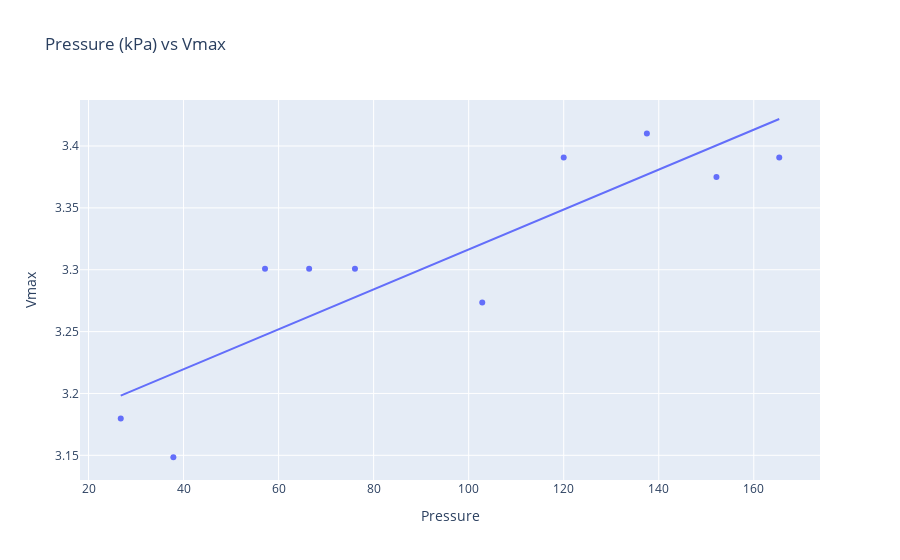

Notebook cell for this chart:
### Code cell
weights = np.array([])
vmaxs = np.array([])
vmins = np.array([])
for i in range(10):
    file_ID = f'{i+1:02d}'
    file_name = f'wave{file_ID}'
    signal = np.fromfile(file_path_raw(file_name), dtype=np.int16, offset=8)
    signal_V = DAC(signal, resolution, Vref)
    savgoled = sp.signal.savgol_filter(signal_V, window, poly_order)
    avg_rate_of_change = np.convolve(savgoled, np.concatenate([np.array([-1]), np.zeros((window_avg-2)), np.array([1])])/window_avg, mode='valid')
    avg_2nd_derivative = np.convolve(avg_rate_of_change , np.concatenate([np.array([-1]), np.zeros((window_avg-2)), np.array([1])])/window_avg, mode='valid')
    stable_signal = savgoled[:len(avg_2nd_derivative)][np.abs(avg_2nd_derivative) < 0.0001]
    print('Weight = ', meta_dict[file_ID]['mass'])
    weights = np.append(weights, meta_dict[file_ID]['mass'])
    print('Vmax = ', max(stable_signal))
    vmaxs = np.append(vmaxs, max(stable_signal))
    print('Vmin = ', min(stable_signal))
    vmins = np.append(vmins, min(stable_signal))

pressure = weights/block_area *1e-3 # kPa

df = pd.DataFrame({
    'Pressure': pressure,
    'Vmax': vmaxs,
    'Vmin': vmins
})

fig = px.scatter(df, x='Pressure', y='Vmax', title='Pressure (kPa) vs Vmax')
# Fit a line to the data

X = df[['Pressure']].values
y = df['Vmax'].values

model = LinearRegression()
model.fit(X, y)

# Predict values
df['Vmax_pred'] = model.predict(X)

# Plot the data and the fitted line
fig = px.scatter(df, x='Pressure', y='Vmax', title='Pressure (kPa) vs Vmax')
fig.add_traces(px.line(df, x='Pressure', y='Vmax_pred').data)
fig.show()

### Figure 1 — Plotly figure (JSON) as saved in the notebook; plotly's stock layout.template omitted (floating-point values rounded to 4 significant figures)
{"data": [{"hovertemplate": "Pressure=%{x}<br>Vmax=%{y}<extra></extra>", "legendgroup": "", "marker": {"color": "#636efa", "symbol": "circle"}, "mode": "markers", "name": "", "orientation": "v", "showlegend": false, "type": "scatter", "x": [165.4, 152.1, 137.5, 120, 102.9, 76.07, 66.43, 57.14, 37.86, 26.79], "xaxis": "x", "y": [3.391, 3.375, 3.41, 3.391, 3.273, 3.301, 3.301, 3.301, 3.148, 3.18], "yaxis": "y"}, {"hovertemplate": "Pressure=%{x}<br>Vmax_pred=%{y}<extra></extra>", "legendgroup": "", "line": {"color": "#636efa", "dash": "solid"}, "marker": {"symbol": "circle"}, "mode": "lines", "name": "", "orientation": "v", "showlegend": false, "type": "scatter", "x": [165.4, 152.1, 137.5, 120, 102.9, 76.07, 66.43, 57.14, 37.86, 26.79], "xaxis": "x", "y": [3.422, 3.401, 3.377, 3.349, 3.321, 3.278, 3.262, 3.247, 3.216, 3.198], "yaxis": "y"}], "layout": {"legend": {"tracegroupgap": 0}, "title": {"text": "Pressure (kPa) vs Vmax"}, "xaxis": {"anchor": "y", "domain": [0, 1], "title": {"text": "Pressure"}}, "yaxis": {"anchor": "x", "domain": [0, 1], "title": {"text": "Vmax"}}}}
